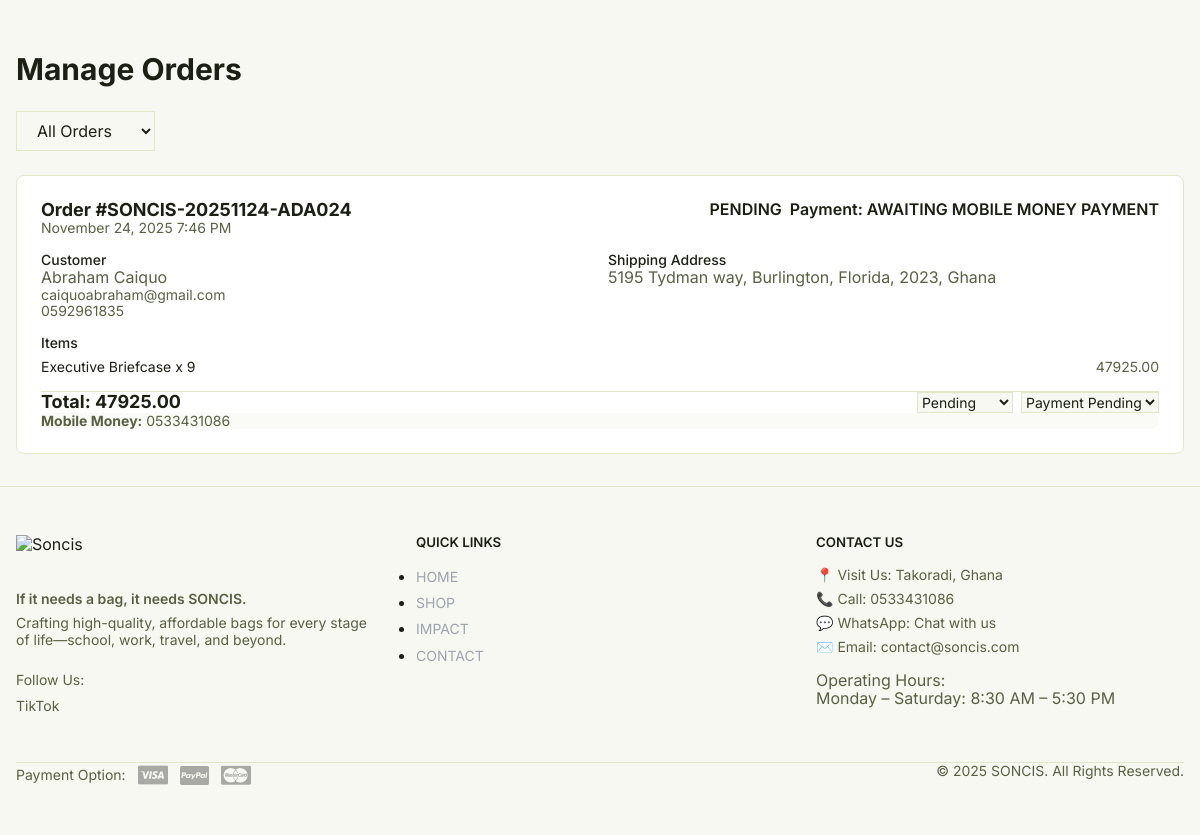
Screenshot of /admin/orders.php (signed in) with the database file from the repository.
### tables this page shows
CREATE TABLE `orders` (
  `Id` int(11) NOT NULL,
  `OrderNumber` varchar(50) NOT NULL,
  `CustomerName` varchar(200) NOT NULL,
  `CustomerEmail` varchar(200) NOT NULL,
  `CustomerPhone` varchar(50) DEFAULT NULL,
  `ShippingAddress` text DEFAULT NULL,
  `BillingAddress` text DEFAULT NULL,
  `Total` decimal(18,2) NOT NULL,
  `Status` varchar(50) NOT NULL DEFAULT 'pending',
  `PaymentMethod` varchar(50) NOT NULL,
  `PaymentTransactionId` varchar(100) DEFAULT NULL,
  `PaymentStatus` varchar(50) NOT NULL DEFAULT 'pending',
  `CreatedAt` datetime NOT NULL DEFAULT current_timestamp(),
  `UpdatedAt` datetime DEFAULT NULL
);

CREATE TABLE `orderitems` (
  `Id` int(11) NOT NULL,
  `OrderId` int(11) NOT NULL,
  `ProductId` int(11) NOT NULL,
  `ProductName` varchar(200) NOT NULL,
  `Price` decimal(18,2) NOT NULL,
  `Quantity` int(11) NOT NULL,
  `Subtotal` decimal(18,2) NOT NULL
);

### admin/orders.php (the view, shortened to what this page needs)
<?php
require_once __DIR__ . '/../includes/db-helper.php';
$statusFilter = $_GET['status'] ?? '';
try {
    $db = getDB();
    if (!empty($statusFilter)) {
        $stmt = $db->prepare("SELECT * FROM Orders WHERE Status = ? ORDER BY CreatedAt DESC");
        $stmt->execute([$statusFilter]);
    } else {
        $stmt = $db->query("SELECT * FROM Orders ORDER BY CreatedAt DESC");
    }
    $orders = $stmt->fetchAll(PDO::FETCH_ASSOC);
    foreach ($orders as &$order) {
        $stmt = $db->prepare("SELECT * FROM OrderItems WHERE OrderId = ?");
        $stmt->execute([$order['Id']]);
        $order['items'] = $stmt->fetchAll(PDO::FETCH_ASSOC);
    }
} catch (PDOException $e) {
    error_log("Error loading orders: " . $e->getMessage());
    $orders = [];
}
include __DIR__ . '/../includes/admin-header.php';
?>
<div class="min-h-screen bg-background">
    <div class="container mx-auto px-4 py-8">
        <h1 class="text-3xl font-bold text-foreground mb-6">Manage Orders</h1>
        <div class="mb-6 flex gap-2">
            <form method="GET" class="flex gap-2">
                <select
                    name="status"
                    onchange="this.form.submit()"
                    class="px-4 py-2 border border-border rounded bg-background text-foreground"
                >
                    <option value="">All Orders</option>
                </select>
            </form>
        </div>
        <div class="space-y-4">
            <?php foreach ($orders as $order): ?>
                <div class="bg-card border border-border rounded-lg p-6">
                    <div class="flex items-start justify-between mb-4">
                        <div>
                            <h3 class="text-lg font-bold text-foreground">Order #<?php echo htmlspecialchars($order['OrderNumber']); ?></h3>
                            <p class="text-sm text-muted-foreground">
                                <?php echo date('F j, Y g:i A', strtotime($order['CreatedAt'])); ?>
                            </p>
                        </div>
                        <div class="flex items-center gap-2">
                            <?php
                            $statusLower = strtolower($order['Status']);
                            $statusColors = [
                                'pending' => 'bg-yellow-100 text-yellow-800',
                                'processing' => 'bg-blue-100 text-blue-800',
                                'shipped' => 'bg-purple-100 text-purple-800',
                                'delivered' => 'bg-green-100 text-green-800',
                                'cancelled' => 'bg-red-100 text-red-800',
                            ];
                            $statusColor = $statusColors[$statusLower] ?? 'bg-gray-100 text-gray-800';
                            ?>
                            <span class="px-3 py-1 rounded-full text-xs font-semibold <?php echo $statusColor; ?>">
                                <?php echo strtoupper($order['Status']); ?>
                            </span>
                            <?php
                            $paymentStatusLower = strtolower($order['PaymentStatus']);
                            $paymentColor = $statusColors[$paymentStatusLower] ?? 'bg-gray-100 text-gray-800';
                            ?>
                            <span class="px-3 py-1 rounded-full text-xs font-semibold <?php echo $paymentColor; ?>">
                                Payment: <?php echo strtoupper($order['PaymentStatus']); ?>
                            </span>
                        </div>
                    </div>
                    <div class="grid grid-cols-1 md:grid-cols-2 gap-4 mb-4">
                        <div>
                            <p class="text-sm font-medium text-foreground">Customer</p>
                            <p class="text-muted-foreground"><?php echo htmlspecialchars($order['CustomerName']); ?></p>
                            <p class="text-muted-foreground text-sm"><?php echo htmlspecialchars($order['CustomerEmail']); ?></p>
                            <?php if ($order['CustomerPhone']): ?>
                                <p class="text-muted-foreground text-sm"><?php echo htmlspecialchars($order['CustomerPhone']); ?></p>
                            <?php endif; ?>
                        </div>
                        <div>
                            <p class="text-sm font-medium text-foreground">Shipping Address</p>
                            <p class="text-muted-foreground"><?php echo nl2br(htmlspecialchars($order['ShippingAddress'] ?: 'N/A')); ?></p>
                        </div>
                    </div>
                    <div class="mb-4">
                        <p class="text-sm font-medium text-foreground mb-2">Items</p>
                        <div class="space-y-2">
                            <?php foreach ($order['items'] as $item): ?>
                                <div class="flex justify-between text-sm">
                                    <span class="text-foreground"><?php echo htmlspecialchars($item['ProductName']); ?> x <?php echo $item['Quantity']; ?></span>
                                    <span class="text-muted-foreground"><?php echo htmlspecialchars($item['Subtotal']); ?></span>
                                </div>
                            <?php endforeach; ?>
                        </div>
                    </div>
                    <div class="flex items-center justify-between pt-4 border-t border-border">
                        <p class="text-lg font-bold text-foreground">Total: <?php echo htmlspecialchars($order['Total']); ?></p>
                        <div class="flex gap-2">
                            <form method="POST" class="inline">
                                <select
                                    name="status"
                                    onchange="this.form.submit()"
                                    class="px-3 py-1 border border-border rounded bg-background text-foreground text-sm"
                                >
                                    <option value="Pending" <?php echo $order['Status'] === 'Pending' ? 'selected' : ''; ?>>Pending</option>
                                </select>
                            </form>
                            <form method="POST" class="inline">
                                <select
                                    name="paymentStatus"
                                    onchange="this.form.submit()"
                                    class="px-3 py-1 border border-border rounded bg-background text-foreground text-sm"
                                >
                                    <option value="Pending" <?php echo $order['PaymentStatus'] === 'Pending' ? 'selected' : ''; ?>>Payment Pending</option>
                                </select>
                            </form>
                        </div>
                    </div>
                        <?php if (!empty($order['meta'])): ?>
                            <div class="bg-muted/30 rounded-lg p-3 text-sm text-muted-foreground space-y-1">
                                <?php if (!empty($order['meta']['mobile_money_number'])): ?>
                                    <p><strong>Mobile Money:</strong> <?php echo htmlspecialchars($order['meta']['mobile_money_number']); ?></p>
                                <?php endif; ?>
                            </div>
                        <?php endif; ?>
                    </div>
                </div>
            <?php endforeach; ?>
        </div>
    </div>
<?php include __DIR__ . '/../includes/footer.php'; ?>
</body>
</html>

### assets/css/style.css (style rules this page uses)
:root { --background: #f7f8f1; --foreground: #1c1f14; --card: #ffffff; --card-foreground: #1c1f14; --popover: #ffffff; --popover-foreground: #1c1f14; --primary: #8db600; --primary-foreground: #ffffff; --secondary: #6a0dad; --secondary-foreground: #ffffff; --muted: #eef2e0; --muted-foreground: #596043; --muted-rgb: 238, 242, 224; --accent: #dcd6f4; --accent-foreground: #2f1742; --destructive: #d92b2b; --destructive-foreground: #ffffff; --border: #dfe8c7; --input: #dfe8c7; --ring: #6a0dad; --color-border: var(--border); --color-red-50: lab(96.5005% 4.18508 1.52328); --color-red-300: lab(76.5514% 36.422 15.5335); --color-red-400: lab(63.7053% 60.745 31.3109); --color-red-600: lab(48.4493% 77.4328 61.5452); --color-green-600: lab(59.0978% -58.6621 41.2579); --color-gray-100: lab(96.1596% -.0823438 -1.13575); --color-gray-400: lab(65.9269% -.832707 -8.17473); --color-gray-500: lab(47.7841% -.393182 -10.0268); --color-gray-600: lab(35.6337% -1.58697 -10.8425); --color-gray-900: lab(8.11897% .811279 -12.254); }
* { margin: 0; padding: 0; box-sizing: border-box; }
body { font-family: var(--default-font-family, 'Inter'), -apple-system, BlinkMacSystemFont, 'Segoe UI', Roboto, sans-serif; background-color: var(--background); color: var(--foreground); line-height: var(--leading-normal); -webkit-font-smoothing: antialiased; -moz-osx-font-smoothing: grayscale; -webkit-text-size-adjust: 100%; tab-size: 4; font-feature-settings: var(--default-font-feature-settings, normal); font-variation-settings: var(--default-font-variation-settings, normal); -webkit-tap-highlight-color: transparent; }
.container { width: 100%; max-width: 1280px; margin: 0 auto; }
.flex { display: flex; }
.items-center { align-items: center; }
.items-start { align-items: flex-start; }
.justify-between { justify-content: space-between; }
.gap-2 { gap: 0.5rem; }
.gap-4 { gap: 1rem; }
.mx-auto { margin-left: auto; margin-right: auto; }
.mb-2 { margin-bottom: 0.5rem; }
.mb-4 { margin-bottom: 1rem; }
.mb-6 { margin-bottom: 1.5rem; }
.px-4 { padding-left: 1rem; padding-right: 1rem; }
.py-2 { padding-top: 0.5rem; padding-bottom: 0.5rem; }
.py-8 { padding-top: 2rem; padding-bottom: 2rem; }
.p-6 { padding: 1.5rem; }
.text-sm { font-size: 0.875rem; }
.text-lg { font-size: 1.125rem; }
.text-3xl { font-size: 1.875rem; }
.font-medium { font-weight: 500; }
.font-semibold { font-weight: 600; }
.font-bold { font-weight: 700; }
.text-foreground { color: var(--foreground); }
.text-muted-foreground { color: var(--muted-foreground); }
.bg-background { background-color: var(--background); }
.bg-muted\/30 { background-color: rgba(238, 242, 224, 0.3); }
.bg-card { background-color: var(--card); }
.border { border: 1px solid var(--border); }
.border-t { border-top: 1px solid var(--border); }
.border-border { border-color: var(--border); }
.rounded { border-radius: var(--radius); }
.rounded-lg { border-radius: 0.5rem; }
.rounded-full { border-radius: 9999px; }
.grid { display: grid; }
.grid-cols-1 { grid-template-columns: repeat(1, minmax(0, 1fr)); }
@media (min-width: 768px) { .md\:grid-cols-2 { grid-template-columns: repeat(2, minmax(0, 1fr)); } }
input, textarea, select { font-family: inherit; font-size: inherit; }

### rows the page displays
orders: OrderNumber "SONCIS-20251124-ADA024", CreatedAt "November 24, 2025 7:46 PM", Status "PENDING", PaymentStatus "AWAITING MOBILE MONEY PAYMENT", CustomerName "Abraham Caiquo", CustomerEmail "caiquoabraham@gmail.com", CustomerPhone "0592961835", ShippingAddress "5195 Tydman way, Burlington, Florida, 2023, Ghana", Total "47925.00", status "Pending", mobile_money_number "0533431086"
orderitems: ProductName "Executive Briefcase", Quantity "9", Subtotal "47925.00"
